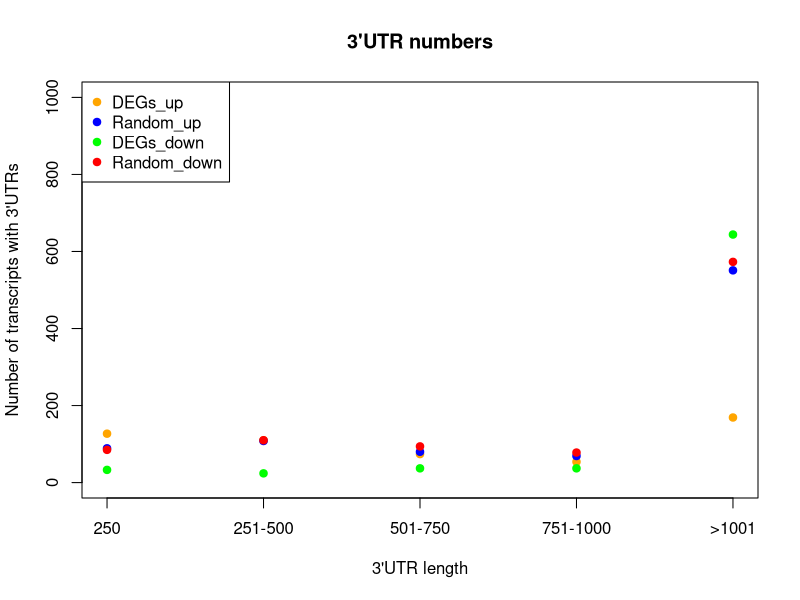

The R script that drew this image:
setwd("~/Project_bioinformatics/GALAXY!!!/Project_bioinformatics")
require(ggplot2)
library(RColorBrewer)
library(dplyr)


Metabolite <- read.delim("max_3.txt", comment.char = "#")

DEGup <- read.delim("DEG_upregulation.txt", comment.char="#")

select_up<- which(Metabolite$GeneID%in%DEGup$GeneID)
Metabolite_select_up <- Metabolite[select_up,]
Metabolite_select_up$MaxUTR<-as.numeric(Metabolite_select_up$Max_3_UTR)

Randomup <- read.delim("Random_1009.txt", comment.char="#")

select_up<- which(Metabolite$GeneID%in%Randomup$GeneID)
Metabolite_select_upRandom <- Metabolite[select_up,]
Metabolite_select_upRandom$MaxUTR<-as.numeric(Metabolite_select_upRandom$Max_3_UTR)

DEGdown <- read.delim("DEG_downregulation.txt", comment.char="#")

select_down<- which(Metabolite$GeneID%in%DEGdown$GeneID)
Metabolite_select_down <- Metabolite[select_down,]
Metabolite_select_down$MaxUTR<-as.numeric(Metabolite_select_down$Max_3_UTR)

Randomdown <- read.delim("Random_1053.txt", comment.char="#")

select_down<- which(Metabolite$GeneID%in%Randomdown$GeneID)
Metabolite_select_downRandom <- Metabolite[select_down,]
Metabolite_select_downRandom$MaxUTR<-as.numeric(Metabolite_select_downRandom$Max_3_UTR)



####  UP

bin_up_250<-subset(Metabolite_select_up,Metabolite_select_up$MaxUTR<=250)
bin_up_251_500<-subset(Metabolite_select_up,Metabolite_select_up$MaxUTR>250&Metabolite_select_up$MaxUTR<=500)
bin_up_501_750<-subset(Metabolite_select_up,Metabolite_select_up$MaxUTR>500&Metabolite_select_up$MaxUTR<=750)
bin_up_751_1000<-subset(Metabolite_select_up,Metabolite_select_up$MaxUTR>750&Metabolite_select_up$MaxUTR<=1000)
bin_up_1000<-subset(Metabolite_select_up,Metabolite_select_up$MaxUTR>1000)

bin_up_250_random<-subset(Metabolite_select_upRandom,Metabolite_select_upRandom$MaxUTR<=250)
bin_up_251_500_random<-subset(Metabolite_select_upRandom,Metabolite_select_upRandom$MaxUTR>250&Metabolite_select_upRandom$MaxUTR<=500)
bin_up_501_750_random<-subset(Metabolite_select_upRandom,Metabolite_select_upRandom$MaxUTR>500&Metabolite_select_upRandom$MaxUTR<=750)
bin_up_751_1000_random<-subset(Metabolite_select_upRandom,Metabolite_select_upRandom$MaxUTR>750&Metabolite_select_upRandom$MaxUTR<=1000)
bin_up_1000_random<-subset(Metabolite_select_upRandom,Metabolite_select_upRandom$MaxUTR>1000)

##DOWN

bin_down_250<-subset(Metabolite_select_down,Metabolite_select_down$MaxUTR<=250)
bin_down_251_500<-subset(Metabolite_select_down,Metabolite_select_down$MaxUTR>250&Metabolite_select_down$MaxUTR<=500)
bin_down_501_750<-subset(Metabolite_select_down,Metabolite_select_down$MaxUTR>500&Metabolite_select_down$MaxUTR<=750)
bin_down_751_1000<-subset(Metabolite_select_down,Metabolite_select_down$MaxUTR>750&Metabolite_select_down$MaxUTR<=1000)
bin_down_1000<-subset(Metabolite_select_down,Metabolite_select_down$MaxUTR>1000)

bin_down_250_random<-subset(Metabolite_select_downRandom,Metabolite_select_downRandom$MaxUTR<=250)
bin_down_251_500_random<-subset(Metabolite_select_downRandom,Metabolite_select_downRandom$MaxUTR>250&Metabolite_select_downRandom$MaxUTR<=500)
bin_down_501_750_random<-subset(Metabolite_select_downRandom,Metabolite_select_downRandom$MaxUTR>500&Metabolite_select_downRandom$MaxUTR<=750)
bin_down_751_1000_random<-subset(Metabolite_select_downRandom,Metabolite_select_downRandom$MaxUTR>750&Metabolite_select_downRandom$MaxUTR<=1000)
bin_down_1000_random<-subset(Metabolite_select_downRandom,Metabolite_select_downRandom$MaxUTR>1000)

DEGs_up <- c(nrow(bin_up_250),nrow(bin_up_251_500),nrow(bin_up_501_750),nrow(bin_up_751_1000),nrow(bin_up_1000))
DEGs_up<-as.data.frame(DEGs_up)
Random_up <- c(nrow(bin_up_250_random),nrow(bin_up_251_500_random),nrow(bin_up_501_750_random),nrow(bin_up_751_1000_random),nrow(bin_up_1000_random))
Random_up <- as.data.frame(Random_up)

DEGs_down <- c(nrow(bin_down_250),nrow(bin_down_251_500),nrow(bin_down_501_750),nrow(bin_down_751_1000),nrow(bin_down_1000))
DEGs_down<-as.data.frame(DEGs_down)
Random_down <- c(nrow(bin_down_250_random),nrow(bin_down_251_500_random),nrow(bin_down_501_750_random),nrow(bin_down_751_1000_random),nrow(bin_down_1000_random))
Random_down <- as.data.frame(Random_down)


pdf("3_UTR_numbers.pdf")
plot(DEGs_up$DEGs_up, col="orange", pch=19,
     main="3'UTR numbers",
     xlab="3'UTR length",
     ylab="Number of transcripts with 3'UTRs", xaxt = "n",
     ylim=c(0,1000))
axis(side=1, at = c(1, 2, 3, 4, 5),labels=c("250","251-500","501-750","751-1000",">1001"))
points(Random_up$Random_up, col="blue", pch=19)
points(DEGs_down$DEGs_down, col="green", pch=19)
points(Random_down$Random_down, col="red", pch=19)
legend('topleft',legend=c("DEGs_up", "Random_up","DEGs_down","Random_down"), pch=c(19, 19), col=c('orange', 'blue','green', 'red'))
dev.off()